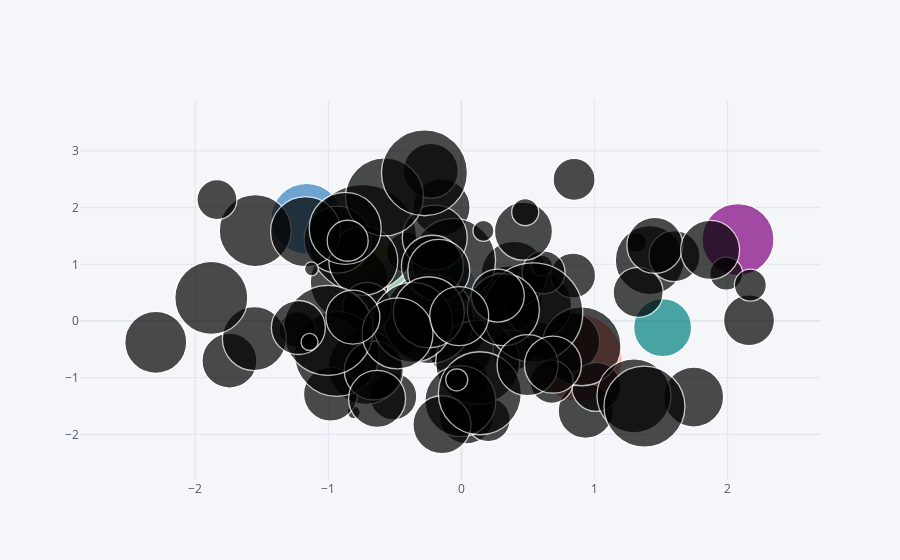

Notebook code for this chart:
### Code cell
df.iplot(kind='bubble', x = 'A', y='B',size='C')
